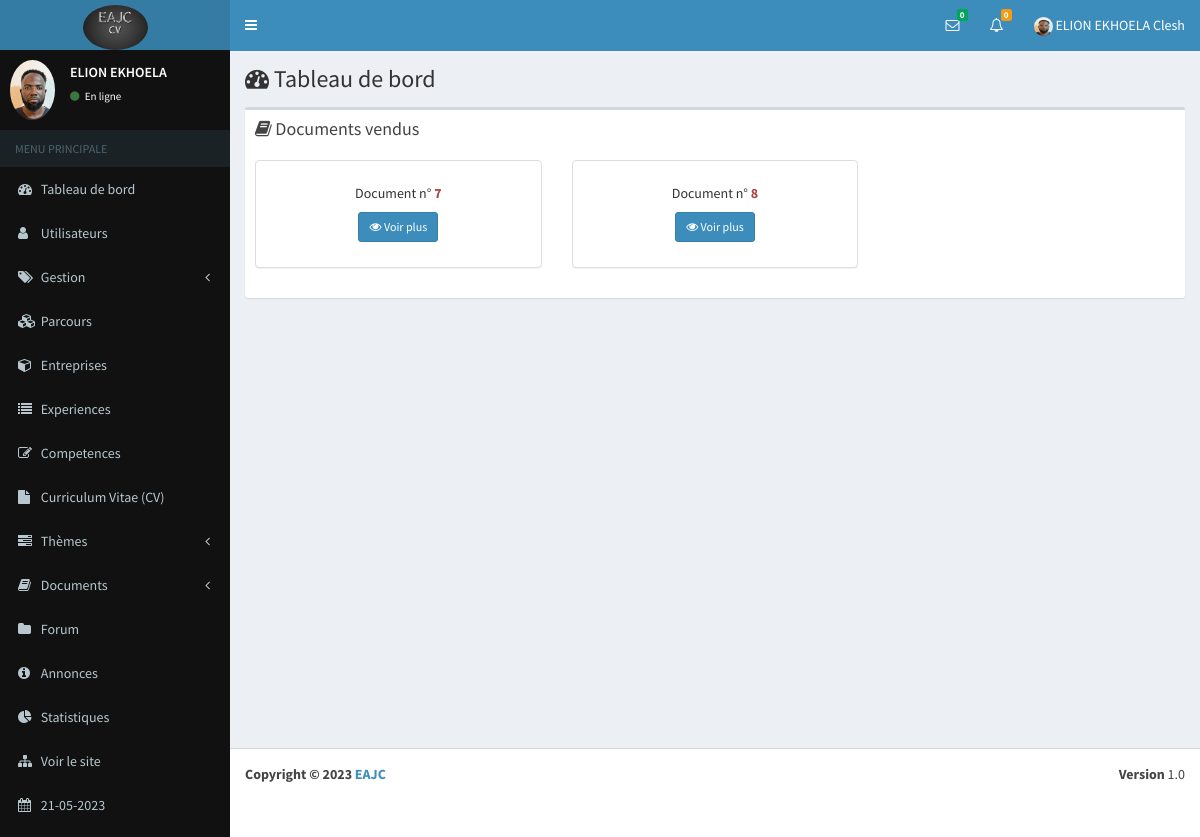
The page /cours/my-docpur (signed in) on the database its author committed.
### eab/models.py (models this page shows, shortened)
class Parametre(models.Model):
    appname=models.CharField(max_length=100)
    appeditor=models.CharField(max_length=200)
    phone=models.CharField(max_length=200, null=True)
    email=models.CharField(max_length=200, null=True)
    version=models.CharField(max_length=10, null=True)
    devise=models.CharField(max_length=10, null=True)
    COLORS=[
        ('primary','primary'),
        ('info','info'),
        ('success','success'),
        ('danger','danger'),
        ('secondary','secondary'),
        ('dark','dark'),
    ]
    theme=models.CharField(max_length=200, null=True, choices=COLORS)
    logo=models.ImageField(upload_to="media", null=True, blank=True)
    width_logo=models.CharField(max_length=3, null=True)
    height_logo=models.TextField(max_length=3, null=True)

class Profile(models.Model):
    user=models.OneToOneField(User, on_delete=models.CASCADE)
    phone=models.CharField(max_length=100)
    address=models.TextField()
    photo=models.ImageField(upload_to="media", null=True, blank=True)
    SEX=[
        ('Masculin','Masculin'),
        ('Feminin','Feminin')
    ]
    gender=models.CharField(max_length=100, null=True, choices=SEX)
    droitmes=models.BooleanField(default=False, null=True)
    status=models.BooleanField(default=False, null=True)
    apropos=models.TextField(null=True)
    profession=models.CharField(max_length=50, null=True)
    VARIABLE=[
        ('Visible','Visible'),
        ('Invisible','Invisible')
    ]
    vform=models.CharField(max_length=100, null=True, choices=VARIABLE, default="Visible")
    vep=models.CharField(max_length=100, null=True, choices=VARIABLE)
    vcomp=models.CharField(max_length=100, null=True, choices=VARIABLE)
    vaform=models.CharField(max_length=100, null=True, choices=VARIABLE)
    priority=models.BooleanField(null=True,default=False)

### document/views.py (the view)
# urls.py: path("my-docpur", my_doc_purchased, name="commande/my-docpur"),
@login_required(login_url='connection/login')
def my_doc_purchased(request):
    date=datetime.datetime.now()
    tabAchats=[]
    cours=Cours.objects.filter(user_id=request.user.id)
    for c in cours:
        commandes=Commande.objects.filter(statusachat=0)
        for commande in commandes:
            doc=eval(commande.ucours)
            for k,v in doc.items():
                if k==c.id:
                    commande.statusachat=1
                    commande.save()
    for c in cours:
        commandes=Commande.objects.filter()
        dic={}
        tab=[]
        count=0
        for commande in commandes:
            doc=eval(commande.ucours)
            for k,v in doc.items():
                if k==c.id:
                    count+=1
                    dict={}
                    dict["id"]=commande.id
                    dict["date"]=commande.datecommande
                    dict["qte"]=v[0]
                    dict["discipline"]=v[1]
                    dict["composant"]=v[2]
                    dict["title"]=v[3]
                    dict["comment"]=v[4]
                    dict["price"]=v[5]
                    dict["file"]=c.file
                    tab.append(dict)
            if len(tab)>0:
                dic[c.id]=tab
        if len(dic.keys())>0:
            tabAchats.append(dic)
    context={
        "date":date,
        "parametre":parametre(),
        "countanswer":nbnew_answer(request),
        "count":nbnew_message(request),
        "users":new_message(request),
        "achats":tabAchats
    }
    return render(request, "commande/my-docpur.html", context)

### document/views.py (called while the page is built, shortened)
def parametre():
    try:
        parametre=Parametre.objects.all()[0]
    except Exception as e:
        parametre=None
    if parametre == None :
        return redirect("maintenance")
    else:
        return parametre

def new_message( request):
    contacts=Contact.objects.filter(statut=0, status=1).order_by("-id")
    tabUsers=[]
    tabIdUser=[]
    for contact in contacts:
        diccode=eval(contact.codes)
    tab=[]
    for i in tabIdUser:
        if i not in tab:
            tab.append(i)
    dic={}
    for i in tab:
        nombre=0
        for k in tabIdUser:
            if i==k:
                nombre=nombre+1
        dic[i]=nombre
    tabMessages=[]
    tabs=[]
    return tabMessages

def nbnew_message(request):
    contacts=Contact.objects.filter(statut=0, status=1).order_by("-id")
    count=0
    for contact in contacts:
        diccode=eval(contact.codes)
        if diccode["user1"]==request.user.id:
            count=count+1
    return count

def nbnew_answer(request):
    questions=Question.objects.filter(user_id=request.user.id)
    number=0
    for question in questions:
        number+=Answer.objects.filter(question_id=question.id, status=0).count()
    return number

### document/templates/commande/my-docpur.html (shortened to what this page needs)
{% extends 'global/base.html' %}
{% block content %}
      <div class="content-wrapper">
        <section class="content-header">
          <h1>
            <i class="fa fa-dashboard"></i> Tableau de bord
          </h1>
        </section>
        <section class="content">
          <div class="row">
            <div class="col-xs-12">
                <div class="box">
                    <div class="box-header">
                        <h6 class="box-title"><i class="fa fa-book"></i> Documents vendus </h6>
                    </div>
                <div class="box-body">
                            <div class="row">
                                {% for achat in achats %}
                                <div class="col-md-4">
                                    <div class="panel panel-default shadow" style="box-shadow: 2px;">
                                        <div class="panel-body">
                                            {% for k, v in achat.items %}
                                          <h5 class="card-title text-center">Document n° <b class="text-danger">{{ k }}</b></h5>
                                          <p class="card-text text-center">
                                            <a href="#" data-toggle="modal" data-target="#detail{{k}}" style="text-decoration: none;" class="btn btn-primary btn-sm"><i class="fa fa-eye"></i> Voir plus </a>
                                          </p>
                                            {% endfor %}
                                        </div>
                                    </div>
                                </div>
                                {% endfor %}
                            </div>
                        </div>
                </div>
            </div>
        </div>
    </section>
</div>
{% endblock %}

### eab/templates/global/navbar.html (shortened to what this page needs)
{% load static %}
<header class="main-header">
    <a href="{% url 'dashboard' %}" class="logo">
        {% if parametre.logo %}
        <img class="img-circle" src="{{ parametre.logo.url }}" width="{{ parametre.width_logo }}" height="{{ parametre.height_logo }}" alt="EAJC">
        {% else %}
        <h3><b>EAJC</b></h3>
        {% endif %}
    </a>
    <nav class="navbar navbar-static-top" role="navigation">
      <a href="#" class="sidebar-toggle" data-toggle="offcanvas" role="button">
      </a>
      <div class="navbar-custom-menu">
        <ul class="nav navbar-nav">
          <li class="dropdown messages-menu">
            <a href="#" class="dropdown-toggle" data-toggle="dropdown">
              <i class="fa fa-envelope-o"></i>
              <span class="label label-success">{{ count }}</span>
            </a>
          </li>
          <li class="dropdown notifications-menu">
            <a href="#" class="dropdown-toggle" data-toggle="dropdown">
              <i class="fa fa-bell-o"></i>
              <span class="label label-warning">{{ countanswer }}</span>
            </a>
          </li>
          <li class="dropdown user user-menu">
            <a href="#" class="dropdown-toggle" data-toggle="dropdown">
                {% if request.user.profile.photo %}
                <img class="img-circle" width="19" height="19" src="{{ request.user.profile.photo.url }}" alt="...">
                {% else %}
                <img class="img-circle" width="19" height="19" src="{% static 'dist/img/user.png' %}" alt="...">
                {% endif %}
              <span class="hidden-xs">{{ user.last_name }} {{ user.first_name }}</span>
            </a>
          </li>
        </ul>
      </div>
    </nav>
  </header>

### eab/templates/global/_nav.html (shortened to what this page needs)
{% load static %}
<aside class="main-sidebar bg-black">
    <section class="sidebar">
      <div class="user-panel">
        <div class="pull-left image">
            {% if request.user.profile.photo %}
            <img class="img-circle" src="{{ request.user.profile.photo.url }}" alt="...">
            {% else %}
            <img class="img-circle" width="60" height="50" src="{% static 'dist/img/user.png' %}" alt="...">
            {% endif %}
        </div>
        <div class="pull-left info">
          <p>{{ user.last_name }}</p>
          <a href="{% url 'users/profile' %}"><i class="fa fa-circle text-success"></i> En ligne</a>
        </div>
      </div>
      <ul class="sidebar-menu">
        <li class="header">MENU PRINCIPALE</li>
        <li><a href="{% url 'dashboard' %}"><i class="fa fa-dashboard"></i> <span>Tableau de bord</span></a></li>
        {% for group in request.user.groups.all %}
        {% if group.name == "admin" %}
        <li class="treeview">
          <a href="#">
            <i class="fa fa-user"></i>
            <span>Utilisateurs</span>
          </a>
        </li>
        <li class="treeview">
            <a href="#">
              <i class="fa fa-tags"></i> <span>Gestion</span>
              <i class="fa fa-angle-left pull-right"></i>
            </a>
        </li>
        <li><a href="{% url 'parcours/parcours' %}"><i class="fa fa-cubes"></i> Parcours</a></li>
        <li><a href="{% url 'entreprise/entreprises' %}"><i class="fa fa-cube"></i> <span>Entreprises</span></a></li>
        <li><a href="{% url 'experience/experiences' %}"><i class="fa fa-list"></i> <span>Experiences</span></a></li>
        <li><a href="{% url 'competence/competences' %}"><i class="fa fa-edit"></i> <span>Competences</span></a></li>
        <li><a href="{% url 'cv/recap' %}"><i class="fa fa-file"></i> <span>Curriculum Vitae (CV)</span></a></li>
        <li class="treeview">
          <a href="#">
            <i class="fa fa-tasks"></i> <span>Thèmes</span>
            <i class="fa fa-angle-left pull-right"></i>
          </a>
        </li>
        <li class="treeview">
          <a href="#">
            <i class="fa fa-book"></i> <span>Documents</span>
            <i class="fa fa-angle-left pull-right"></i>
          </a>
        </li>
        <li><a href="{% url 'question/questions' %}"><i class="fa fa-folder"></i> <span>Forum</span></a></li>
        <li><a href="{% url 'annonce/annonces' %}"><i class="fa fa-info-circle"></i> <span>Annonces</span></a></li>
        <li><a href="{% url 'statistique' %}"><i class="fa fa-pie-chart"></i> <span>Statistiques</span></a></li>
        <li><a href="{% url 'home' %}"><i class="fa fa-sitemap"></i> <span>Voir le site</span></a></li>
        <li><a href=""><i class="fa fa-calendar"></i> <span>{{ date|date:"d-m-Y" }}</span></a></li>
        {% endif %}
        {% endfor %}
      </ul>
    </section>
  </aside>

### eab/templates/global/footeradmin.html
<footer class="main-footer">
    <div class="pull-right hidden-xs">
      <b>Version</b> {{parametre.version}}
    </div>
    <strong>Copyright &copy; 2023 <a href="">{{parametre.appname}}</a></strong>
</footer>

### rows shown on the page
Parametre: logo (picture), version "1.0", appname "EAJC"

### other values the page prints
{{ count }} "0"
{{ countanswer }} "0"
{{ user.last_name }} "ELION EKHOELA"
{{ user.first_name }} "Clesh"
{{ date|date:"d-m-Y" }} "21-05-2023"
{{ k }} "7" "8"
